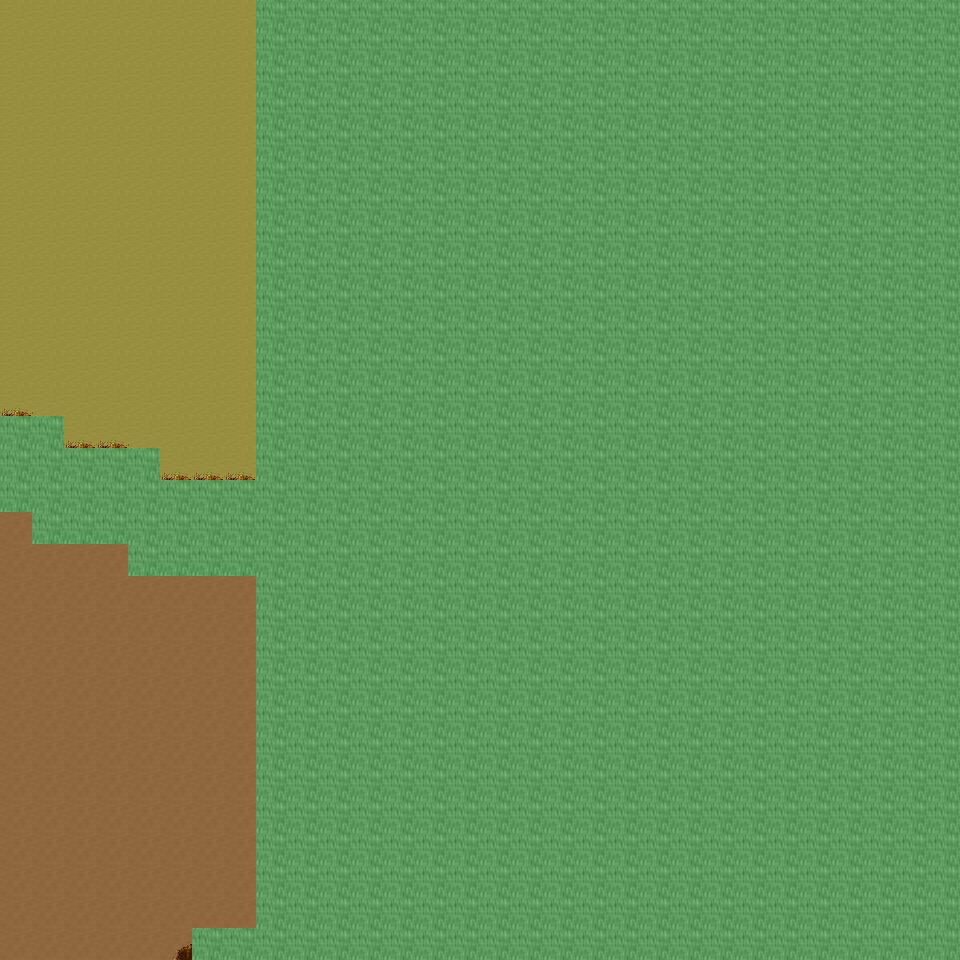

Tiled map render using the project's own tile images. Description and the map definition, with tile-layer contents summarised, below:
An orthogonal 30x30 tile map with 32x32 px tiles, 6 tile layers (Ground, Object, Object2, Above, ...), 26 tilesets and 4 objects (4x mapchange).

<map version="1.0" orientation="orthogonal" renderorder="right-down" width="30" height="30" tilewidth="32" tileheight="32" nextobjectid="5">
  <tileset firstgid="1" name="tileset_ground_ground" tilewidth="32" tileheight="32" tilecount="33" columns="3">
    <image source="../drawable/tileset_ground_ground.png" width="96" height="352" />
  </tileset>
  <tileset firstgid="34" name="tileset_ground_ridge_earth_dark" tilewidth="32" tileheight="32" tilecount="96" columns="12">
    <image source="../drawable/tileset_ground_ridge_earth_dark.png" width="384" height="256" />
  </tileset>
  <tileset firstgid="130" name="tileset_furniture_light_iron_lamp" tilewidth="32" tileheight="32" tilecount="3" columns="1">
    <image source="../drawable/tileset_furniture_light_iron_lamp.png" width="32" height="96" />
  </tileset>
  <tileset firstgid="133" name="tileset_furniture_light_dark_torch" tilewidth="32" tileheight="32" tilecount="8" columns="2">
    <image source="../drawable/tileset_furniture_light_dark_torch.png" width="64" height="128" />
  </tileset>
  <tileset firstgid="141" name="tileset_furniture_light_flames" tilewidth="32" tileheight="32" tilecount="6" columns="6">
    <image source="../drawable/tileset_furniture_light_flames.png" width="192" height="32" />
  </tileset>
  <tileset firstgid="147" name="tileset_item_corpse_skeleton" tilewidth="32" tileheight="32" tilecount="4" columns="2">
    <image source="../drawable/tileset_item_corpse_skeleton.png" width="64" height="64" />
  </tileset>
  <tileset firstgid="151" name="tileset_item_blood_floor_stains_2" tilewidth="32" tileheight="32" tilecount="4" columns="2">
    <image source="../drawable/tileset_item_blood_floor_stains_2.png" width="64" height="64" />
  </tileset>
  <tileset firstgid="155" name="tileset_item_chest_large" tilewidth="32" tileheight="32" tilecount="8" columns="4">
    <image source="../drawable/tileset_item_chest_large.png" width="128" height="64" />
  </tileset>
  <tileset firstgid="163" name="tileset_item_armor_sword_rack" tilewidth="32" tileheight="32" tilecount="4" columns="2">
    <image source="../drawable/tileset_item_armor_sword_rack.png" width="64" height="64" />
  </tileset>
  <tileset firstgid="167" name="tileset_item_armor_weapons_rack" tilewidth="32" tileheight="32" tilecount="18" columns="9">
    <image source="../drawable/tileset_item_armor_weapons_rack.png" width="288" height="64" />
  </tileset>
  <tileset firstgid="185" name="tileset_item_pot_barrel_tall" tilewidth="32" tileheight="32" tilecount="2" columns="1">
    <image source="../drawable/tileset_item_pot_barrel_tall.png" width="32" height="64" />
  </tileset>
  <tileset firstgid="187" name="tileset_item_pot_pot_tall" tilewidth="32" tileheight="32" tilecount="2" columns="1">
    <image source="../drawable/tileset_item_pot_pot_tall.png" width="32" height="64" />
  </tileset>
  <tileset firstgid="189" name="tileset_ground_rock_pebbles" tilewidth="32" tileheight="32" tilecount="3" columns="1">
    <image source="../drawable/tileset_ground_rock_pebbles.png" width="32" height="96" />
  </tileset>
  <tileset firstgid="192" name="tileset_item_corpse_skull_dark" tilewidth="32" tileheight="32" tilecount="2" columns="2">
    <image source="../drawable/tileset_item_corpse_skull_dark.png" width="64" height="32" />
  </tileset>
  <tileset firstgid="194" name="tileset_ground_ladder_horizontal_dark" tilewidth="32" tileheight="32" tilecount="3" columns="1">
    <image source="../drawable/tileset_ground_ladder_horizontal_dark.png" width="32" height="96" />
  </tileset>
  <tileset firstgid="197" name="tileset_ground_fire_fire" tilewidth="32" tileheight="32" tilecount="27" columns="3">
    <image source="../drawable/tileset_ground_fire_fire.png" width="96" height="288" />
  </tileset>
  <tileset firstgid="224" name="tileset_ground_cobbled_paving" tilewidth="32" tileheight="32" tilecount="1" columns="1">
    <image source="../drawable/tileset_ground_cobbled_paving.png" width="32" height="32" />
  </tileset>
  <tileset firstgid="225" name="tileset_plant_stump_int_small_stump" tilewidth="32" tileheight="32" tilecount="1" columns="1">
    <image source="../drawable/tileset_plant_stump_int_small_stump.png" width="32" height="32" />
  </tileset>
  <tileset firstgid="226" name="tileset_furniture_table_tree_stump_table" tilewidth="32" tileheight="32" tilecount="4" columns="2">
    <image source="../drawable/tileset_furniture_table_tree_stump_table.png" width="64" height="64" />
  </tileset>
  <tileset firstgid="230" name="tileset_logic_collision" tilewidth="32" tileheight="32" tilecount="1" columns="1">
    <image source="../drawable/tileset_logic_collision.png" width="32" height="32" />
  </tileset>
  <tileset firstgid="231" name="tileset_ground_ladder_vertical_dark" tilewidth="32" tileheight="32" tilecount="3" columns="3">
    <image source="../drawable/tileset_ground_ladder_vertical_dark.png" width="96" height="32" />
  </tileset>
  <tileset firstgid="234" name="tileset_ground_ladder_steps" tilewidth="32" tileheight="32" tilecount="6" columns="3">
    <image source="../drawable/tileset_ground_ladder_steps.png" width="96" height="64" />
  </tileset>
  <tileset firstgid="240" name="tileset_ground_earth_edges_yellowgreen" tilewidth="32" tileheight="32" tilecount="15" columns="5">
    <image source="../drawable/tileset_ground_earth_edges_yellowgreen.png" width="160" height="96" />
  </tileset>
  <tileset firstgid="255" name="tileset_plant_grasses" tilewidth="32" tileheight="32" tilecount="6" columns="3">
    <image source="../drawable/tileset_plant_grasses.png" width="96" height="64" />
  </tileset>
  <tileset firstgid="261" name="tileset_item_firewood" tilewidth="32" tileheight="32" tilecount="12" columns="3">
    <image source="../drawable/tileset_item_firewood.png" width="96" height="128" />
  </tileset>
  <tileset firstgid="273" name="tileset_building_ice_tower" tilewidth="32" tileheight="32" tilecount="252" columns="9">
    <image source="../drawable/tileset_building_ice_tower.png" width="288" height="896" />
  </tileset>
  <layer name="Ground" width="30" height="30">
    <data>[900 cells, 900 non-empty, 2 distinct tile ids]</data>
  </layer>
  <layer name="Object" width="30" height="30">
    <data>[900 cells, 38 non-empty, 12 distinct tile ids]</data>
  </layer>
  <layer name="Object2" width="30" height="30">
    <data>[900 cells, 0 non-empty, 0 distinct tile ids]</data>
  </layer>
  <layer name="Above" width="30" height="30">
    <data>[900 cells, 0 non-empty, 0 distinct tile ids]</data>
  </layer>
  <layer name="Above2" width="30" height="30">
    <data>[900 cells, 0 non-empty, 0 distinct tile ids]</data>
  </layer>
  <layer name="Walkable" width="30" height="30">
    <data>[900 cells, 688 non-empty, 1 distinct tile ids]</data>
  </layer>
  <objectgroup name="MapEvents">
    <object id="1" name="north" type="mapchange" x="0" y="0" width="256" height="32">
      <properties>
        <property name="map" value="0_ados_mountain_n2_w2_x4_y2" />
        <property name="place" value="south" />
      </properties>
    </object>
    <object id="2" name="south" type="mapchange" x="0" y="928" width="192" height="32">
      <properties>
        <property name="map" value="0_ados_mountain_n2_w2_x4_y4" />
        <property name="place" value="north" />
      </properties>
    </object>
    <object id="3" name="west" type="mapchange" x="0" y="0" width="32" height="416">
      <properties>
        <property name="map" value="0_ados_mountain_n2_w2_x3_y3" />
        <property name="place" value="east" />
      </properties>
    </object>
    <object id="4" name="west2" type="mapchange" x="0" y="512" width="32" height="448">
      <properties>
        <property name="map" value="0_ados_mountain_n2_w2_x3_y3" />
        <property name="place" value="east2" />
      </properties>
    </object>
  </objectgroup>
</map>
